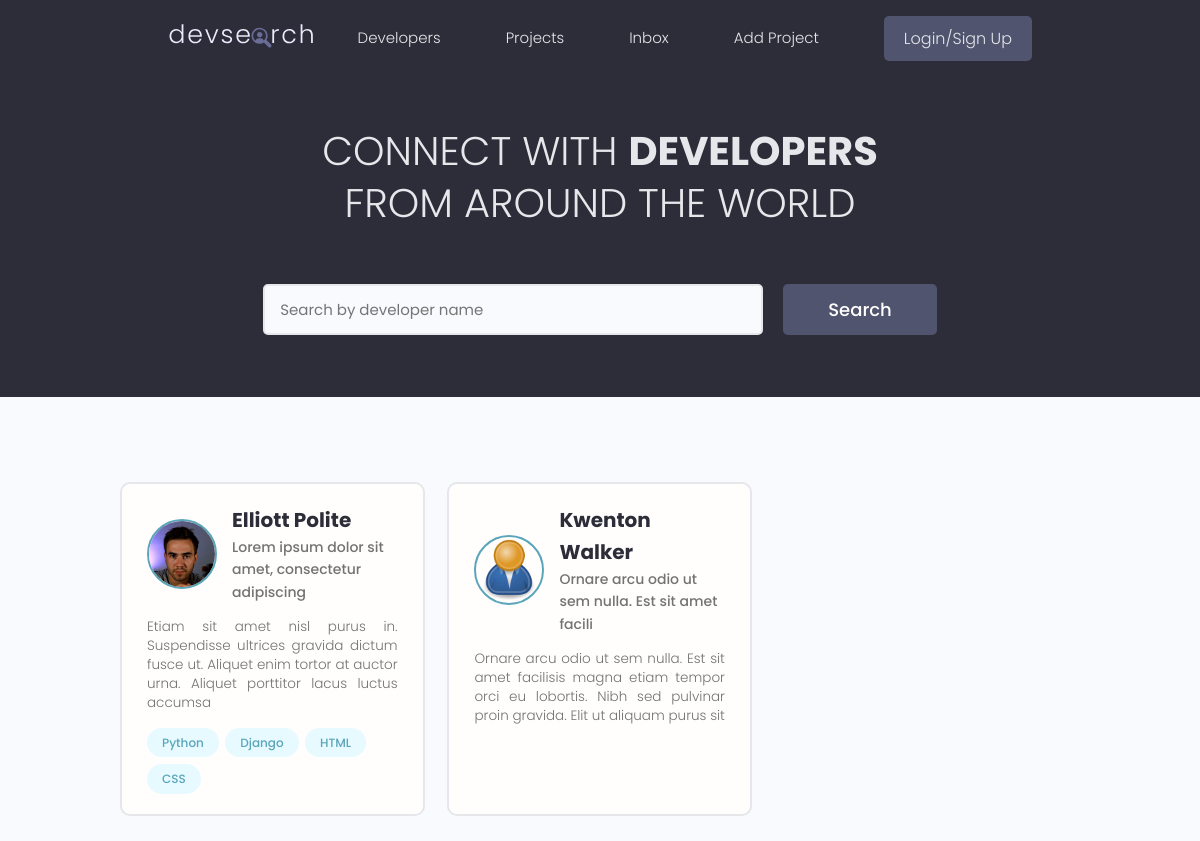
Before: / with the older database file.
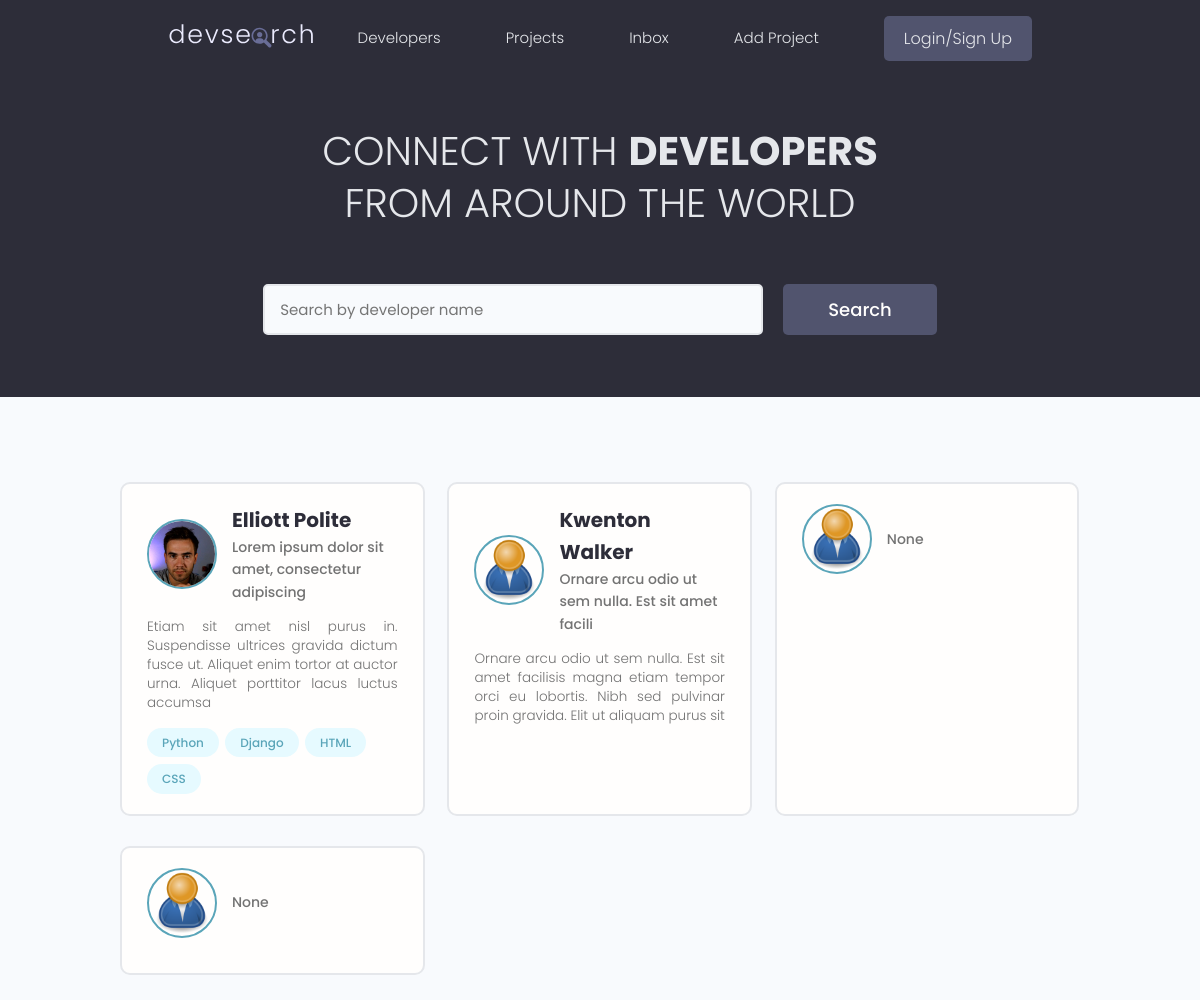
After: the same page with the newer database file.
### users/models.py (models this page shows, shortened)
class Profile(models.Model):
    id = models.UUIDField(default=uuid.uuid4, unique=True, primary_key=True, editable=False)
    name = models.CharField(max_length=128, blank=True, null=True)
    username = models.CharField(max_length=128, blank=True, null=True)
    location = models.CharField(max_length=128, blank=True, null=True)
    email = models.EmailField(max_length=128, blank=True, null=True)
    intro = models.CharField(max_length=128, blank=True, null=True)
    bio = models.TextField()
    profile_image = models.ImageField(null=True, blank=True, upload_to='profiles/', default='profiles/user-default.png')
    social_github = models.CharField(max_length=128, blank=True, null=True)
    social_twitter = models.CharField(max_length=128, blank=True, null=True)
    social_linkedin = models.CharField(max_length=128, blank=True, null=True)
    social_youtube = models.CharField(max_length=128, blank=True, null=True)
    social_website = models.CharField(max_length=128, blank=True, null=True)
    user = models.OneToOneField(User, on_delete=models.CASCADE, null=True, blank=True)

class Skill(models.Model):
    id = models.UUIDField(default=uuid.uuid4, unique=True, primary_key=True, editable=False)
    name = models.CharField(max_length=128, null=True, blank=True)
    description = models.TextField(null=True, blank=True)
    created = models.DateTimeField(auto_now_add=True)
    owner = models.ForeignKey(Profile, on_delete=models.CASCADE, null=True, blank=True)
    def __str__(self):
        return f'{self.name}'

### users/views.py (the view)
# urls.py: path('', views.profiles, name='profiles'),
def profiles(request):
    all_profiles = Profile.objects.all()
    context = {'profiles': all_profiles}
    return render(request, 'users/profiles.html', context)

### users/templates/users/profiles.html (shortened to what this page needs)
{% extends 'base.html' %}
{% block content %}
    <main class="home">
        <section class="hero-section text-center">
            <div class="container container--narrow">
                <div class="hero-section__box">
                    <h2>CONNECT WITH <span>DEVELOPERS</span></h2>
                    <h2>FROM AROUND THE WORLD</h2>
                </div>
                <div class="hero-section__search">
                    <form class="form" action="#" method="get">
                        <div class="form__field">
                            <input class="input input--text" id="formInput#search" type="text" name="text"
                                   placeholder="Search by developer name"/>
                        </div>
                        <input class="btn btn--sub btn--lg" type="submit" value="Search"/>
                    </form>
                </div>
            </div>
        </section>
        <section class="devlist">
            <div class="container">
                <div class="grid grid--three">
                    {% for profile in profiles %}
                        <div class="column card">
                            <div class="dev">
                                <a href="{% url 'user-profile' profile.id %}" class="card__body">
                                    <div class="dev__profile">
                                        <img class="avatar avatar--md" src="{{ profile.profile_image.url }}"
                                             alt="image"/>
                                        <div class="dev__meta">
                                            <h3>{{ profile.name }}</h3>
                                            <h5>{{ profile.intro|slice:'50' }}</h5>
                                        </div>
                                    </div>
                                    <p class="dev__info">{{ profile.bio|slice:'150' }}</p>
                                    <div class="dev__skills">
                                        {% for skill in profile.skill_set.all|slice:'5' %}
                                            <span class="tag tag--pill tag--main">
                                                <small>{{ skill }}</small>
                                            </span>
                                        {% endfor %}
                                    </div>
                                </a>
                            </div>
                        </div>
                    {% endfor %}
                </div>
            </div>
        </section>
    </main>
{% endblock content %}

### templates/base.html (shortened to what this page needs)
{% load static %}
<!doctype html>
<html lang="en">
<head>
    <link rel="stylesheet" href="https://cdn.iconmonstr.com/1.3.0/css/iconmonstr-iconic-font.min.css"/>
    <link rel="stylesheet"
          href="https://cdnjs.cloudflare.com/ajax/libs/material-design-iconic-font/2.2.0/css/material-design-iconic-font.min.css"/>
    <link rel="stylesheet" href="{% static 'uikit/styles/uikit.css' %}"/>
    <link rel="stylesheet" href="{% static 'styles/app.css' %}"/>
</head>
<body>
{% include 'navbar.html' %}
{% block content %} {% endblock content %}
</body>
</html>

### templates/navbar.html (shortened to what this page needs)
{% load static %}
<header class="header">
    <div class="container container--narrow">
        <a href="{% url 'profiles' %}" class="header__logo">
            <img src="{% static 'images/logo.svg' %}" alt="DevSearch Logo"/>
        </a>
        <nav class="header__nav">
            <ul class="header__menu">
                <li class="header__menuItem"><a href="{% url 'profiles' %}">Developers</a></li>
                <li class="header__menuItem"><a href="{% url 'projects' %}">Projects</a></li>
                <li class="header__menuItem"><a href="inbox.html">Inbox</a></li>
                <li class="header__menuItem"><a href="{% url 'create-project' %}">Add Project</a></li>
                <li class="header__menuItem"><a href="login.html" class="btn btn--sub">Login/Sign Up</a></li>
            </ul>
        </nav>
    </div>
</header>

### static/styles/app.css (style rules this page uses)
:root { --color-sub: #2d2d39; }
.btn--sub { background-color: var(--color-sub-light); }
.card { border: 2px solid var(--color-light); }
img { width: 100%; }
.header { position: sticky; z-index: 111; background-color: var(--color-sub); padding: 1.5rem 0; }
.header > .container { display: flex; justify-content: space-between; align-items: center; }
.header__logo > img { height: 3.8rem; }
.header__nav > ul { display: inline-flex; align-items: center; list-style: none; gap: 6.5rem; }
.header__menuItem > a { color: var(--color-light); font-weight: 300; }
.hero-section { height: 40vh; display: flex; align-items: center; background-color: var(--color-sub); }
.hero-section__box { margin-bottom: 4rem; }
.hero-section__box > h2, .hero-section__box > h2 > span { font-size: 4rem; color: var(--color-light); line-height: 1.3; text-transform: uppercase; }
.hero-section__box > h2 { font-weight: 300; }
.hero-section__box > h2 > span { font-weight: 700; }
.hero-section__search > .form { display: flex; align-items: center; justify-content: center; gap: 2rem; }
.hero-section__search > .form input.input--text { width: 50rem; }
.devlist { margin-top: 8rem; }
.devlist .grid { align-items: stretch; }
.devlist .dev .dev__profile { display: flex; align-items: center; gap: 1.5rem; }
.devlist .dev .dev__meta h3 { color: var(--color-sub); font-size: 2rem; font-weight: 700; }
.devlist .dev .dev__meta h5 { color: var(--color-text); font-size: 1.4rem; font-weight: 500; }
.devlist .dev .dev__info { margin: 1.5rem 0; font-size: 1.35rem; line-height: 1.4; text-align: justify; }

### static/uikit/styles/modules/_variables.css (style rules this page uses)
:root { --color-main: #5aa5b9; --color-main-light: #e6faff; --color-sub: #3f4156; --color-sub-light: #51546e; --color-sub-lighter: #ededfd; --color-text: #737373; --color-gray: #8b8b8b; --color-light: #e5e7eb; --color-light-gray: #767676; --color-bg: #f8fafd; --color-white: #fffefd; --color-white-light: #f3f3f3; --color-success: #359e64; --color-success-bg: #def8e8; --color-error: #fc4b0b; --color-error-bg: #fff2ee; --font-base: 'Poppins', arial, helvetica, 'Segoe UI', roboto, ubuntu, sans-serif; --font-monospace: 'Fira Code', 'Courier New', courier, monospace; --font-regular: 300; --font-medium: 500; --font-bold: 700; --generic-shadow: 1px 1px 5px #00000010; --generic-transition: all 0.3s ease-in-out; }

### static/uikit/styles/modules/_base.css (style rules this page uses)
* { margin: 0; padding: 0; box-sizing: border-box; text-rendering: optimizeLegibility; color: inherit; font-size: inherit; }
html { font-size: 50%; }
@media only screen and (min-width: 480px) { html { font-size: 56.25%; } }
@media only screen and (min-width: 1200px) { html { font-size: 62.5%; } }
body { line-height: 1.6; font-weight: 400; font-size: 1.5rem; color: var(--color-text); background-color: var(--color-bg); min-height: 100vh; }

### static/uikit/styles/modules/_typography.css (style rules this page uses)
* { font-family: var(--font-base); }
h2 { font-size: 3.6rem; font-weight: var(--font-bold); }
h3 { font-size: 3.2rem; font-weight: var(--font-medium); }
h5 { font-size: 2.4rem; font-weight: var(--font-medium); }
h5, h6 { font-weight: var(--font-regular); }
p, span, strong { font-size: 1.6rem; color: var(--color-text); font-weight: var(--font-regular); }
a { padding-bottom: 2px; text-decoration: none; display: inline-block; color: var(--color-main); font-weight: var(--font-medium); }

### static/uikit/styles/modules/_utilities.css (style rules this page uses)
.container { width: 92%; max-width: 165rem; margin: 0 auto; box-sizing: border-box; }
.container--narrow { width: 92%; max-width: 120rem; }
@media screen and (min-width: 1000px) { .container { width: 90%; } }
@media screen and (min-width: 1000px) { .container--narrow { width: 85%; } }
@media screen and (min-width: 1200px) { .container { width: 80%; } }
@media screen and (min-width: 1200px) { .container--narrow { width: 72%; } }
.text-center { text-align: center; }

### static/uikit/styles/modules/_avatar.css (style rules this page uses)
.avatar { border-radius: 50%; border: 2px solid var(--color-main); object-fit: cover; }
.avatar--md { height: 7rem; width: 7rem; }

### static/uikit/styles/modules/_button.css (style rules this page uses)
.btn { display: inline-block; position: relative; cursor: pointer; background-color: var(--color-light); font-weight: var(--font-medium); color: var(--color-sub); text-decoration: none; padding: 1rem 2rem; border-radius: 0.5rem; border: none; width: -webkit-fit-content; width: -moz-fit-content; width: fit-content; height: -webkit-fit-content; height: -moz-fit-content; height: fit-content; font-size: 1.6rem; outline-width: 0; outline-color: transparent; -webkit-backface-visibility: hidden; backface-visibility: hidden; transition: all 0.3s ease-in-out; }
.btn--sub { background-color: var(--color-sub); color: var(--color-white); }
.btn--lg { font-size: 1.8rem; padding: 1.2rem 4.5rem; }

Changed rows visible on the page:
added Profile: profile_image (placeholder picture), intro "None"
added Profile: profile_image (placeholder picture), intro "None"
